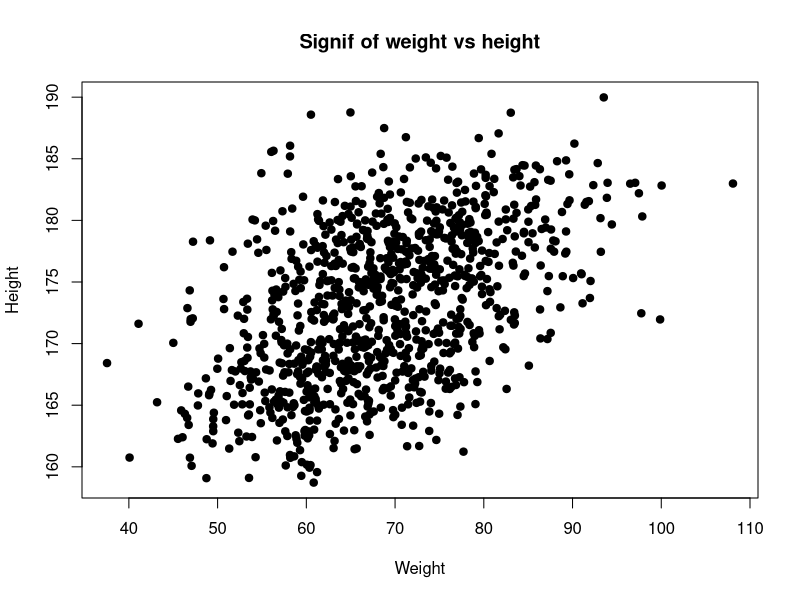
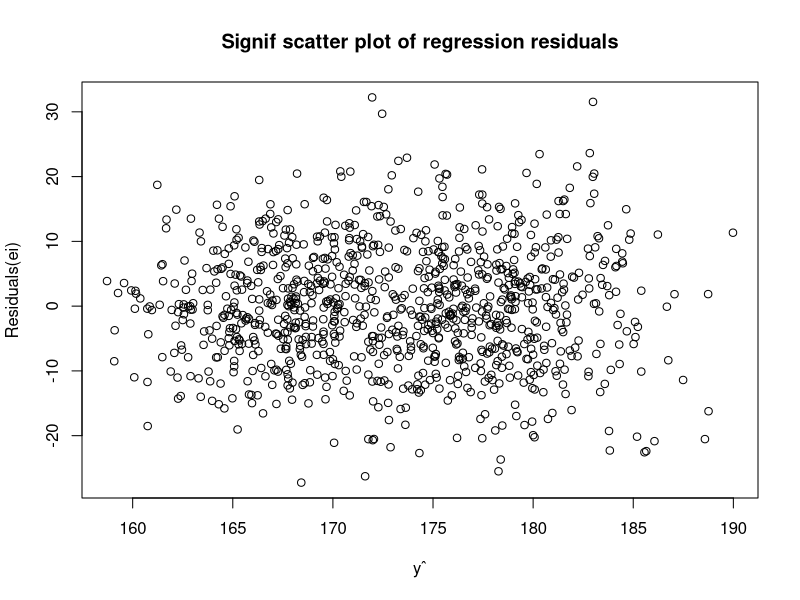
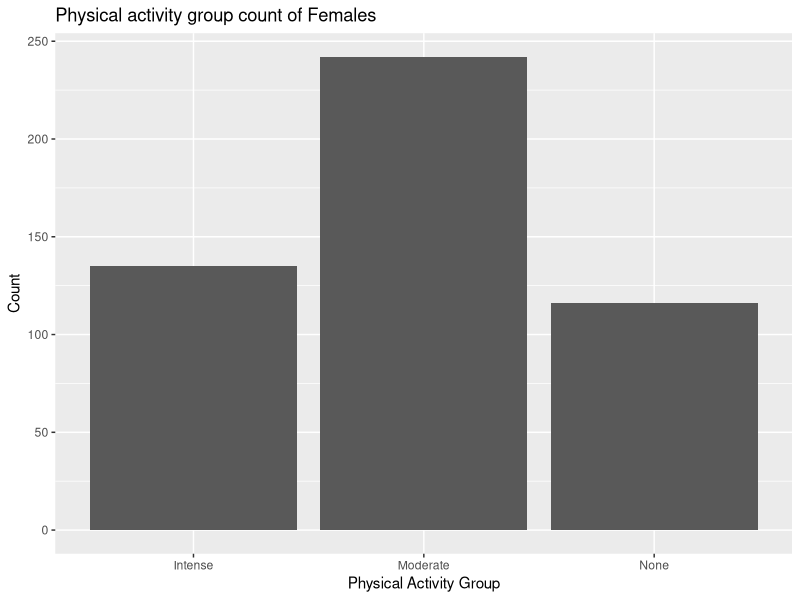
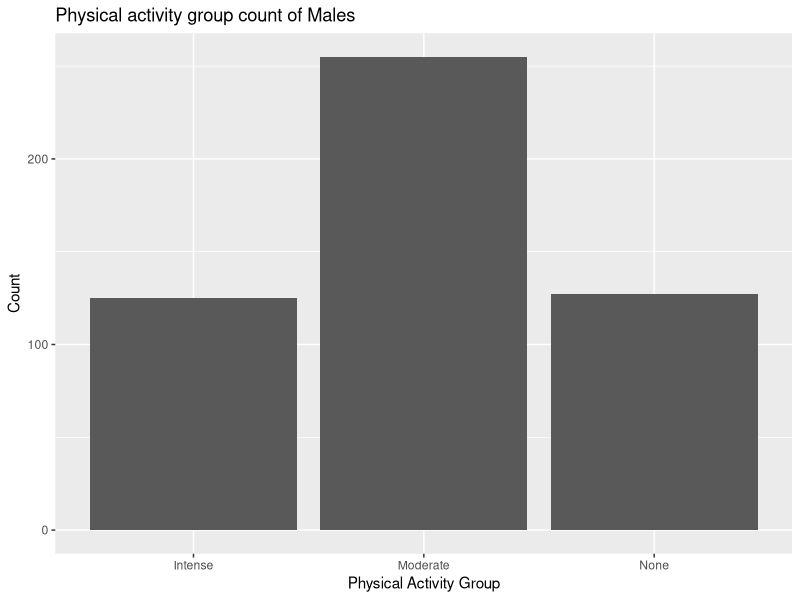

The R script that drew these images, in order:
## ---- chunk 1
library(tidyverse)
library(ggplot2)
library(dplyr)
library(stats)
data <- read.csv("project.csv")
## ---- chunk 2
summary(data)
## ---- chunk 3
dataF <- data %>%
  filter(gender == 'Female')
summary(dataF)
## ---- chunk 4
dataM <- data %>%
  filter(gender == 'Male')
summary(dataM)
## ---- chunk 5
plot(data$weight, data$height, main="Signif of weight vs height", xlab="Weight", ylab="Height", pch=19)
## ---- chunk 6
data.lm = lm(weight ~ height, data=data) 
data.res = resid(data.lm)
plot(data$height, data.res, ylab="Residuals(ei)", xlab="yˆ", main="Signif scatter plot of regression residuals")
## ---- chunk 7
data.pearson <- cor.test(data$weight, data$height, method ="pearson")
data.chiq <- chisq.test(data$weight, data$height, correct=FALSE)
data.pearson
data.chiq
## ---- chunk 8
#Data manipulation and specific data frame creating
dataF.none <- dataF %>% filter(phys == 'None')
dataF.moderate <- dataF %>% filter(phys == 'Moderate')
dataF.intense <- dataF %>% filter(phys == 'Intense')
dataF.phys <- data.frame(count(dataF.none), count(dataF.moderate), count(dataF.intense))
names(dataF.phys)[1] <- "None"
names(dataF.phys)[2] <- "Moderate"
names(dataF.phys)[3] <- "Intense"
dataF.final <- data.frame(
  phys = c("None","Moderate","Intense"),
  value = c(dataF.phys[1,1], dataF.phys[1,2], dataF.phys[1,3])
)

dataM.none <- dataM %>% filter(phys == 'None')
dataM.moderate <- dataM %>% filter(phys == 'Moderate')
dataM.intense <- dataM %>% filter(phys == 'Intense')
dataM.phys <- data.frame(count(dataM.none), count(dataM.moderate), count(dataM.intense))
names(dataM.phys)[1] <- "None"
names(dataM.phys)[2] <- "Moderate"
names(dataM.phys)[3] <- "Intense"
dataM.final <- data.frame(
  phys = c("None","Moderate","Intense"),
  value = c(dataM.phys[1,1], dataM.phys[1,2], dataM.phys[1,3])
)

data.phys <- merge(dataF.final,dataM.final,by="phys")
names(data.phys)[2] <- "females"
names(data.phys)[3] <- "males"
## ---- chunk 9
ggplot(dataF.final, aes(x=phys, y=value)) + geom_bar(stat="identity") + xlab("Physical Activity Group") + ylab("Count") + ggtitle("Physical activity group count of Females")
## ---- chunk 10
ggplot(dataM.final, aes(x=phys, y=value)) + geom_bar(stat="identity") + xlab("Physical Activity Group") + ylab("Count") + ggtitle("Physical activity group count of Males")
## ---- chunk 11
cor.test(data.phys$females, data.phys$males, method ="pearson")
data.phys.chiq <- chisq.test(data.phys$females, data.phys$males, correct=FALSE)
data.phys.chiq
## ---- chunk 12
if(data.pearson$estimate == 0){
  cat("The points from height and weight fall randomly on the plot, which indicates that there \nis no linear relationship between the variables.")
} else if(data.pearson$estimate > 0.3 && data.pearson$estimate < 0.6){
  cat("Some points from height and weight are close to the line but other points are far from it, \nwhich indicates only a moderate linear relationship between the variables.")
} else if(data.pearson$estimate > 0.6 && data.pearson$estimate < 1){
  cat("The points from height and weight fall close to the line, which indicates that there is a \nstrong linear relationship between the variables. The relationship is positive because as one \nvariable increases, the other variable also increases.")
} else{
  cat("No clue bro")
}
## ---- chunk 13
if(mean(dataF$height) == mean(dataM$height)){
  meanResult <- "The mean height of males and females are the same."
} else{
  meanResult <- "The mean height of males and females are not the same."
}
meanResult

## ---- chunk 14
data.phys.chiq
if(data.phys.chiq$p.value < 0.05){
  cat("The p value is less than the significance value of 0.05, therefore the null hypothesis can be rejected. \nMeaning there is a correlation between gender and amount of physical activity")
}else{
 cat("The p value is greater than the significance value of 0.05, therefore the null \nhypothesis cannot be rejected. This means we can support the null hypothesis and that \nthere is no correlation between gender and amount of physical activity.")
}
